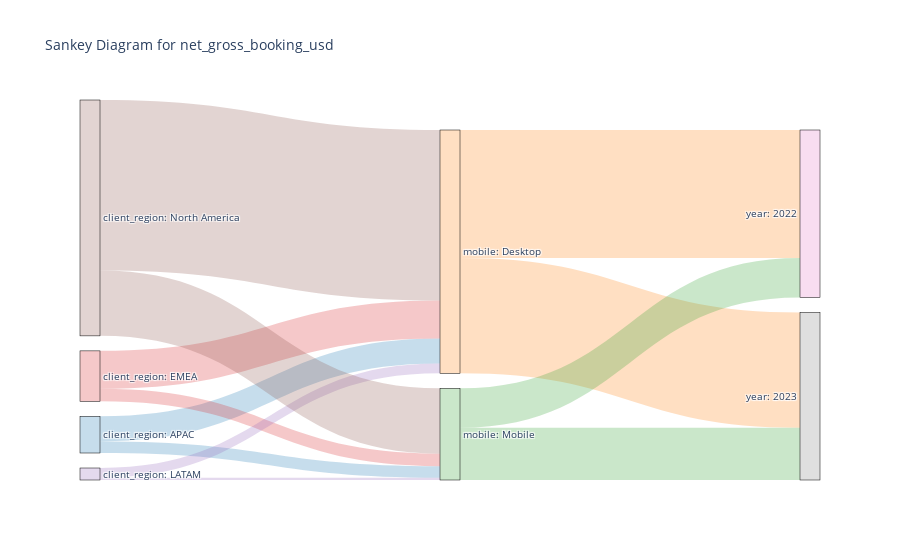

Notebook source saved alongside this figure:
### Code cell
sankey_tree_chart = SankeyTree(
    dataframe=df_agg,
    metric="net_gross_booking_usd",
    root_nodes_col="client_region",
    sequence_cols=["mobile", "year"]
)

sankey_tree_chart.plot()

### Figure 1 — Plotly figure (JSON) as saved in the notebook; plotly's stock layout.template omitted (floating-point values rounded to 4 significant figures)
{"data": [{"link": {"color": ["rgba(31, 119, 180, 0.25)", "rgba(31, 119, 180, 0.25)", "rgba(214, 39, 40, 0.25)", "rgba(214, 39, 40, 0.25)", "rgba(148, 103, 189, 0.25)", "rgba(148, 103, 189, 0.25)", "rgba(140, 86, 75, 0.25)", "rgba(140, 86, 75, 0.25)", "rgba(255, 127, 14, 0.25)", "rgba(255, 127, 14, 0.25)", "rgba(44, 160, 44, 0.25)", "rgba(44, 160, 44, 0.25)"], "source": [0, 0, 3, 3, 4, 4, 5, 5, 1, 1, 2, 2], "target": [1, 2, 1, 2, 1, 2, 1, 2, 6, 7, 6, 7], "value": [14.98, 6.93, 22.68, 7.43, 5.81, 1.35, 101.8, 39.01, 76.42, 68.86, 23.58, 31.14]}, "node": {"color": ["rgba(31, 119, 180, 0.25)", "rgba(255, 127, 14, 0.25)", "rgba(44, 160, 44, 0.25)", "rgba(214, 39, 40, 0.25)", "rgba(148, 103, 189, 0.25)", "rgba(140, 86, 75, 0.25)", "rgba(227, 119, 194, 0.25)", "rgba(127, 127, 127, 0.25)"], "label": ["client_region: APAC", "mobile: Desktop", "mobile: Mobile", "client_region: EMEA", "client_region: LATAM", "client_region: North America", "year: 2022", "year: 2023"], "line": {"color": "black", "width": 0.5}, "pad": 15, "thickness": 20}, "type": "sankey"}], "layout": {"font": {"size": 10}, "title": {"text": "Sankey Diagram for net_gross_booking_usd"}}}
